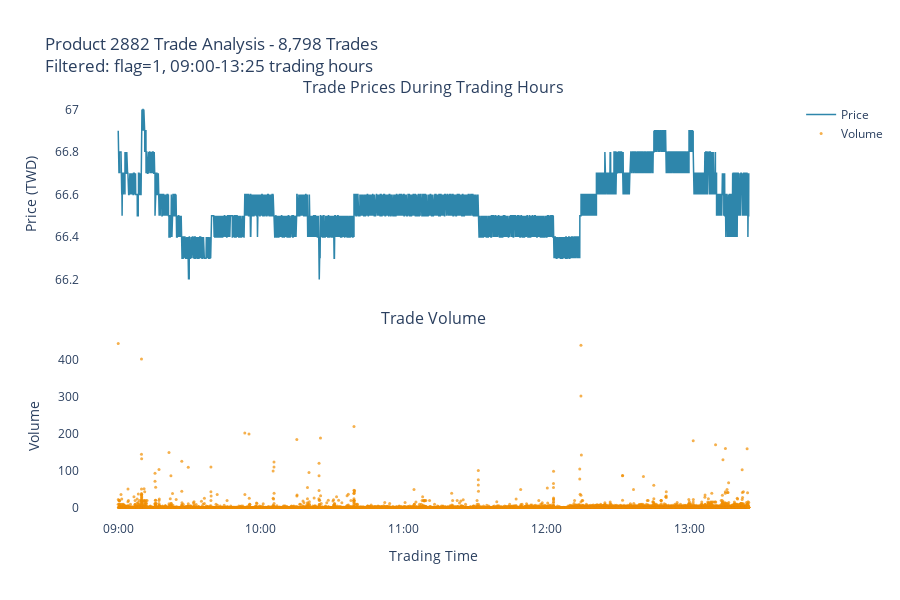

Notebook code for this chart:
### Code cell
# ═══════════════════════════════════════════════════════════════════════
# CORRECTED VISUALIZATION: Works with filtered dataset
# ═══════════════════════════════════════════════════════════════════════

import pandas as pd
import plotly.graph_objects as go
from plotly.subplots import make_subplots

print("Creating visualization with filtered trade data...")

# Convert filtered data to pandas for plotting
viz_data = df_2882.select(["match_time", "price", "quantity"]).to_pandas()
viz_data = viz_data.sort_values('match_time')

# Parse match_time correctly (format: HHMMSSMMM)
viz_data['time_str'] = viz_data['match_time'].astype(str).str.zfill(9)
viz_data['time_dt'] = pd.to_datetime(viz_data['time_str'], format='%H%M%S%f')

print(f"Data ready: {len(viz_data):,} trades")
print(f"Time range: {viz_data['time_dt'].min()} to {viz_data['time_dt'].max()}")
print(f"Price range: {viz_data['price'].min():.2f} - {viz_data['price'].max():.2f}")

# Create dual-axis chart
fig = make_subplots(
    rows=2, cols=1,
    subplot_titles=('Trade Prices During Trading Hours', 'Trade Volume'),
    vertical_spacing=0.1,
    shared_xaxes=True
)

# Price line chart
fig.add_trace(
    go.Scatter(
        x=viz_data['time_dt'],
        y=viz_data['price'],
        mode='lines',
        name='Price',
        line=dict(color='#2E86AB', width=1.5),
        hovertemplate="<b>Time:</b> %{x}<br><b>Price:</b> %{y:.2f}<extra></extra>"
    ),
    row=1, col=1
)

# Volume scatter plot
fig.add_trace(
    go.Scatter(
        x=viz_data['time_dt'],
        y=viz_data['quantity'],
        mode='markers',
        name='Volume',
        marker=dict(color='#F18F01', size=3, opacity=0.7),
        hovertemplate="<b>Time:</b> %{x}<br><b>Volume:</b> %{y}<extra></extra>"
    ),
    row=2, col=1
)

# Update layout
fig.update_xaxes(
    type='date',
    tickformat='%H:%M',
    title_text='Trading Time',
    row=2, col=1
)

fig.update_yaxes(title_text='Price (TWD)', row=1, col=1)
fig.update_yaxes(title_text='Volume', row=2, col=1)

fig.update_layout(
    title=f'Product 2882 Trade Analysis - {len(viz_data):,} Trades<br>Filtered: flag=1, 09:00-13:25 trading hours',
    height=600,
    showlegend=True,
    plot_bgcolor='white',
    paper_bgcolor='white'
)

fig.show()

# Summary statistics
print(f"\n📊 TRADE SUMMARY:")
print(f"   • Total trades: {len(viz_data):,}")
print(f"   • Price volatility: {viz_data['price'].std():.4f}")
print(f"   • Average trade size: {viz_data['quantity'].mean():.0f}")
print(f"   • Total volume: {viz_data['quantity'].sum():,}")

### Figure 1 — Plotly figure (JSON) as saved in the notebook; plotly's stock layout.template omitted (floating-point values rounded to 4 significant figures; data arrays with more than 128 entries replaced by an {"elided": "..."} marker saying what was removed)
{"data": [{"hovertemplate": "<b>Time:</b> %{x}<br><b>Price:</b> %{y:.2f}<extra></extra>", "line": {"color": "#2E86AB", "width": 1.5}, "mode": "lines", "name": "Price", "type": "scatter", "x": {"elided": "8798 str values"}, "xaxis": "x", "y": {"elided": "8798 float values"}, "yaxis": "y"}, {"hovertemplate": "<b>Time:</b> %{x}<br><b>Volume:</b> %{y}<extra></extra>", "marker": {"color": "#F18F01", "opacity": 0.7, "size": 3}, "mode": "markers", "name": "Volume", "type": "scatter", "x": {"elided": "8798 str values"}, "xaxis": "x2", "y": {"elided": "8798 int values"}, "yaxis": "y2"}], "layout": {"annotations": [{"font": {"size": 16}, "showarrow": false, "text": "Trade Prices During Trading Hours", "x": 0.5, "xanchor": "center", "xref": "paper", "y": 1, "yanchor": "bottom", "yref": "paper"}, {"font": {"size": 16}, "showarrow": false, "text": "Trade Volume", "x": 0.5, "xanchor": "center", "xref": "paper", "y": 0.45, "yanchor": "bottom", "yref": "paper"}], "height": 600, "paper_bgcolor": "white", "plot_bgcolor": "white", "showlegend": true, "title": {"text": "Product 2882 Trade Analysis - 8,798 Trades<br>Filtered: flag=1, 09:00-13:25 trading hours"}, "xaxis": {"anchor": "y", "domain": [0, 1], "matches": "x2", "showticklabels": false}, "xaxis2": {"anchor": "y2", "domain": [0, 1], "tickformat": "%H:%M", "title": {"text": "Trading Time"}, "type": "date"}, "yaxis": {"anchor": "x", "domain": [0.55, 1], "title": {"text": "Price (TWD)"}}, "yaxis2": {"anchor": "x2", "domain": [0, 0.45], "title": {"text": "Volume"}}}}
